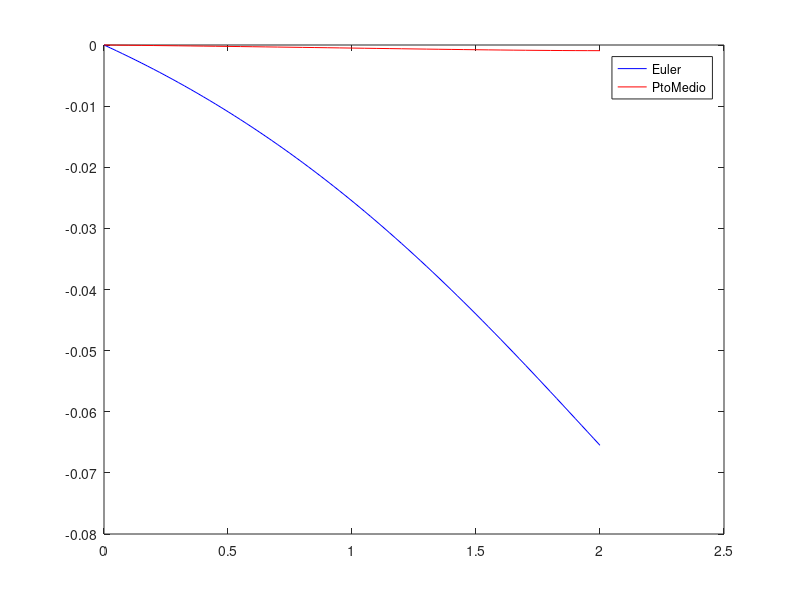

Reproduce this figure in MATLAB.
#   TODO: eliminar cálculos redundantes de s.

clc;
function y = f(t, x)
    y = x - t^2 + 1;
endfunction

a = 0; mu = 0.5; b = 2;

function z = Euler(t, x, h)
    z = x + h * f(t, x);
endfunction

function y = PtoMedio(t, x, h)
    y = x + h * f(t + h / 2, x + h / 2 * f(t, x));
endfunction

# Solucion exacta, calculada a parte
function z = s(t)
    z = (t + 1).^2 - 0.5 * exp(t);
endfunction

t = a; x = mu; N = 80; h = (b - a) / N; # 0.025 para Euler

for n = 1:N
    x = [x Euler(t(end), x(end), h)];
    t = [t t(end) + h];
endfor

tEu = t; xEu = x; sEu = s(t);

# Por que cambiamos el paso? Para que el numero de calculos de f sea el mismo
# para los dos metodos

t = a; x = mu; N = 40; h = (b - a) / N; # 0.05 para PtoMedio
for i = 1:N
    x = [x PtoMedio(t(end), x(end), h)];
    t = [t t(end) + h];
endfor

tPm = t; xPm = x; sPm = s(t);

x = linspace(a, b, 60);
figure(1);

plot(tEu, xEu, "g;Euler;", tPm, xPm, "b;PtoMedio;", x, s(x), "k;Exacta;");
plot(tEu, xEu - s(tEu), "b;Euler;", tPm, xPm - s(tPm), "r;PtoMedio;");

disp("De la segunda grafica se deduce que el punto medio es mas exacta");
disp("========================FIN========================")
